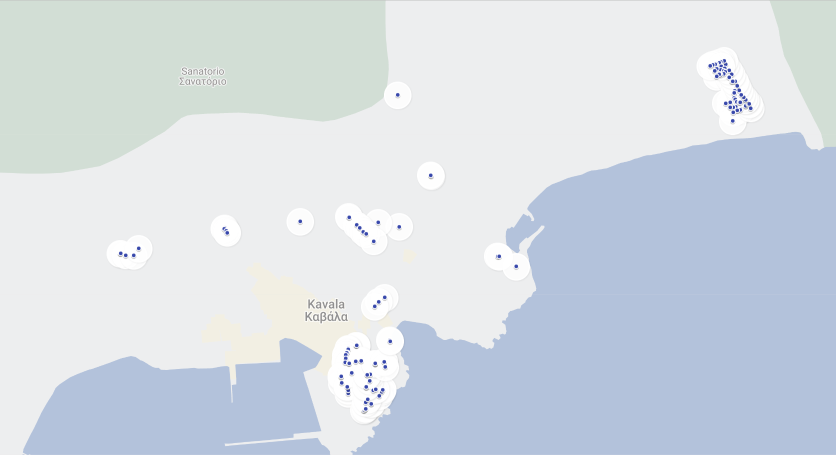
#> input picture optimal_route_files/kavala_map.png, 1672 x 910 px (shown at 1/2 size)
$ jupyter execute --allow-errors optimal_route.ipynb
#> lines starting #> are read from the running program, lines starting #| are printed output that depends on the picture
## Αλγόριθμος βελτιστοποίησης για τη δρομολόγηση απορριμματοφόρων στην πόλη της Καβάλας (Ant Colony Optimization):

Στο μάθημα "Αλγόριθμοι Βελτιστοποίησης-2023" Του ΔΙΠΑΕ Πληροφορικής ζητήθηκε απο την ομάδα μας να επιλυθεί το παρακάτω πρόβλημα:

> Βρείτε το βέλτιστο δρομολόγιο ενός απορριμματοφόρου που διέρχεται από τους κάδους της περιοχής που σας αντιστοιχεί. Σε κάθε ομάδα αντιστοιχεί ένας χάρτης, σε μορφή .kml, με τις θέσεις των κάδων απορριμάτων ανά περιοχή, τον οποίο μπορείτε να κατεβάσετε.

# Διατύπωση προβλήματος βελτιστοποίησης:
Το πρόβλημα αντιμετωπίζεται ως πρόβλημα δρομολόγησης ενός απορριμματοφόρου μεταξύ των κάδων απορριμάτων. Συγκεκριμένα, η εργασία σας είναι να βρείτε τη βέλτιστη διαδρομή που οδηγεί το απορριμματοφόρο από το ένα σημείο (κάδος απορριμάτων) στο άλλο, περνώντας από όλους τους κάδους της περιοχής μας. Στόχος είναι να ελαχιστοποιήσουμε την απόσταση που διανύει το απορριμματοφόρο, προσδιορίζοντας έτσι τη βέλτιστη διαδρομή.

Στους ACO αλγορίθμους, το κάθε μυρμήγκι προσπαθεί να βρει μια βέλτιστη λύση στο πρόβλημα. Για να γίνει αυτό το πρόβλημα μας πρέπει να μετατραπεί σε έναν γράφο με βάρη και να βρεθεί η κοντινότερη διαδρομή πάνω σε αυτό. Σε κάθε επανάληψη το πρώτο βήμα είναι το κάθε μυρμήγκι να βρει μία λύση για το πρόβλημα μας (Μια πιθανή διαδρομή για το πρόβλημα μας). Στο δεύτερο βήμα συγκρίνονται οι λύσεις που βρήκαν τα μυρμήγκια. Στο τρίτο και τελευταίο βήμα είναι να γίνει update η φερμόνη σε κάθε σημείο.

Ψευδοκώδικας :

Επιλογή επόμενου node :

Για να γίνει επιλογή του επόμενου βήματος το κάθε μυρμήγκι παίρνει σαν παραμέτρους την απόσταση του node και το επίπεδο φερομόνης του επόμενου node.

Σε κάθε επανάληψη το μυρμήγκι δημιουργεί ένα set εφικτών επεκτάσεων(μια λίστα με πιθανότητες) και προχωρά σε ένα επόμενο node ανάλογα με την πιθανότητα του.

Ο μαθηματικός τύπος που χρησιμοποιείτε για την επιλογή του επόμενου βήματος είναι ο εξής

Οπού :
Txy είναι η ποσότητα της φερομόνης που μεταφέρθηκε
x είναι μια παράμετρος επιρροής για το Txy.
Hxy είναι συνήθως είναι 1/dxy οπού d είναι η απόσταση του επόμενου node

Ανανέωση φερομόνης :

Η φερομόνη γίνεται update στο τέλος όταν κάθε μυρμήγκι βρήκε μια πιθανή λύση οπού τα επίπεδα της φερομόνης αυξάνονται ή μειώνονται ανάλογα εάν ήταν καλές ή κακές λύσεις.

Ένας γενικός κανόνας για την ανανέωση της φερομόνης είναι ο εξής :

Οπού Txy :

Είναι η ποσότητα φερομόνης που κατατέθηκε από την κατάσταση x-> y
r είναι ένας συντελεστής εξάτμισης.
M είναι ο αριθμός τον μυρμηγκιών
Δktkxy είναι ένα function της μορφής :

Οπού Q είναι ένας σταθερός αριθμός και Lk είναι το κόστος της λύσης, δηλαδή η συνολική απόσταση.

# Επεξήγηση επιλογής αλγορίθμου βελτιστοποίησης:
Ο αλγόριθμος που επιλέχθηκε είναι ο Ant Colony Optimization (ACO). Άλλοι αλγόριθμοι όπως ο Γραμμικός Προγραμματισμός, Ακέραιος Προγραμματισμός, Μη Γραμμικός Προγραμματισμός, Στοχαστικές Μέθοδοι, Μεταευριστικές (π.χ. Γενετικοί Αλγόριθμοι) και Δυναμικός Προγραμματισμός μπορεί να έχουν δυνατότητα εφαρμογής, άλλα ο ACO μπορεί να εφαρμοστεί ποιο εύκολα, αφού και ήδη τον είδαμε σε πρόβλημα του πλανόδιου πωλητή που είναι παρόμοιο με το πρόβλημα που πρέπει να λύσουμε τώρα, και σε σχέση με τον αλγόριθμο του πλανόδιου πωλητή, ο ACO είναι πιο αποδοτικός με τον αριθμό των κόμβων που πρέπει να επισκεφτεί ο αλγόριθμος σε αυτό το πρόβλημα.

# Κώδικας:
Αρχικά οι βιβλιοθήκες που θα χρησιμοποιήσουμε...

[cell 1]
import xml.etree.ElementTree as ET

import matplotlib.pyplot as plt
import numpy as np
import scipy
import seaborn as sns
from matplotlib import image as mpimg
from tqdm import tqdm
from sklearn.cluster import KMeans

Πρώτα απο το KML αρχείο θα κάνουμε extract τα σημεία και θα τα αποθηκεύσουμε σε ενα dictionary με keys τα ονόματα των σημείων και values τις συντεταγμένες τους. Θα χρησιμοποιήσουμε την xml library για να κάνουμε parse το KML αρχείο. Γραφούμε τη συνάρτηση parse_kml_file που θα κάνει αυτή τη δουλειά.

[cell 2]
def parse_kml_file(file_path: str) -> dict:
    placemarks = {}
    try:
        # Parse the KML file
        tree = ET.parse(file_path)
        root = tree.getroot()

        # Find all Placemark elements in the KML
        placemark_elements = root.findall(".//{http://www.opengis.net/kml/2.2}Placemark")

        # Process each Placemark and extract relevant information
        for placemark_element in placemark_elements:
            # Extract the necessary information from the Placemark
            name = placemark_element.find(".//{http://www.opengis.net/kml/2.2}name").text
            coord_string = placemark_element.find(".//{http://www.opengis.net/kml/2.2}coordinates").text

            # Add the placemark to the dictionary with name as the key and [lat, long] list as the value
            placemarks[name] = [float(i) for i in coord_string.split(",")][:2]

    except (ET.ParseError, FileNotFoundError) as e:
        # Handle potential exceptions that may occur during parsing
        print("Error parsing KML file:", e)

    return placemarks

Αποθηκεύουμε τα σημεία σε μια μεταβλητή και σε δύο άλλες μεταβλητές θα αποθηκεύσουμε τα ονόματα των σημείων και τις συντεταγμένες τους.

[cell 3]
bins_file_path = "Stena_Panagia___Stena_Profiti_Ilia___Nekrotafeia.kml"
bins_kavala = parse_kml_file(bins_file_path)

bin_names = list(bins_kavala.keys())
bin_points = list(bins_kavala.values())

Στη συνέχεια θα εμφανίσουμε τα σημεία με ένα scatter plot για να δούμε την κατανομή. Θα χρησιμοποιήσουμε τη matplotlib για να κάνουμε το plot.

[cell 4]
plt.scatter([i[0] for i in bin_points], [i[1] for i in bin_points])
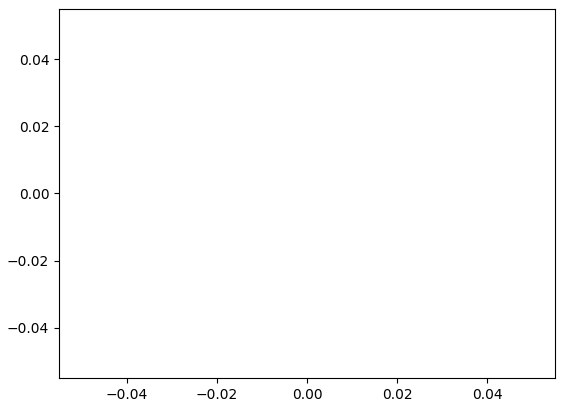
#> figure drawn by matplotlib, 1 panel

Μπορούμε να ορίσουμε μια συνάρτηση που θα εμφανίζει τα σημεία σε ένα χάρτη. Θα χρησιμοποιήσουμε τη matplotlib.image για να διαβάσουμε την εικόνα του χάρτη.

[cell 5]
kavala_map = mpimg.imread("optimal_route_files/kavala_map.png")
#> kavala_map is the input picture: shape (910, 1672, 4) float32; mean R, G, B, A 0.84, 0.86, 0.897, 1

Μετά θα φτιάξουμε μια συνάρτηση που θα εμφανίζει τα σημεία στο χάρτη. Θα χρησιμοποιήσουμε τη matplotlib.pyplot για να κάνουμε το plot. Ορίζουμε τη συνάρτηση show_map_points που θα κάνει αυτή τη δουλειά. Είναι απαραίτητο να κάνουμε τις απαραίτητες μετατοπίσεις στον άξονα x και y για να εμφανίζονται σωστά τα σημεία στο χάρτη. Μπορούμε πολύ εύκολα έχοντας δύο γνωστά σημεία στον χάρτη και τις αντίστοιχες συντεταγμένες τους να βρούμε την εξίσωση της ευθείας που τα ενώνει και μετά να βρούμε τις συντεταγμένες του σημείου που θέλουμε να εμφανίσουμε στο χάρτη.

Η σχέσεις που χρησιμοποιήσαμε εμείς είναι η εξής:
Για τα Χ:

Για τα Υ:

(δεν είναι απόλυτα ακριβής αλλά είναι αρκετά κοντά για να έχουμε μία καλή εικόνα)

Αρα η συνάρτηση θα είναι η εξής:

[cell 6]
def show_map_points(path, w=12, h=8):
#> called with w = 12, h = 8
    plt.figure(figsize=(w,h))
    plt.imshow(kavala_map)
    for i in range(len(path)):
        x_c = 29140.7* path[i][0] - 710754
        y_c = 1.58139 * 10**6 - 38614.2*path[i][1]
        plt.scatter(x_c, y_c, c ='y', marker='*', s=100)
    plt.show()

Μπορούμε τώρα να εμφανίσουμε τα σημεία στο χάρτη.

[cell 7]
show_map_points(bin_points)

Μία καλή αρχή για την επίλυση του προβλήματος είναι να υπολογίσουμε την απόσταση μεταξύ δύο σημείων. Θα χρησιμοποιήσουμε τη συνάρτηση distance.euclidean της scipy για να υπολογίσουμε την απόσταση μεταξύ δύο σημείων. Ορίζουμε τη συνάρτηση distance που θα κάνει αυτή τη δουλειά.

[cell 8]
def distance(p1, p2):
    return scipy.spatial.distance.euclidean(p1, p2)

Παραδείγματα χρήσης της συνάρτησης distance:

[cell 9]
print(distance([0,0],[3,4]))

Το οποίο ισχύει γιατί η απόσταση μεταξύ των σημείων (0,0) και (3,4) είναι 5.

Θα χρειαστεί να υπολογίσουμε την απόσταση μεταξύ όλων των σημείων. Θα χρησιμοποιήσουμε τη συνάρτηση distance για να υπολογίσουμε την απόσταση μεταξύ όλων των σημείων. Αυτό θα το κάνουμε με τη χρήση της συνάρτησης distance_matrix της scipy. Ορίζουμε τη συνάρτηση distance_matrix που θα κάνει αυτή τη δουλειά.

[cell 10]
def distance_matrix(points):
    dist_array = scipy.spatial.distance_matrix(points, points)
    return dist_array

Παράδειγμα χρήσης της συνάρτησης distance_matrix με τα σημεία των κάδων απορριμμάτων, χρησιμοποιώντας τη βιβλιοθήκη seaborn για να εμφανίσουμε τον πίνακα απόστασης:

#> (a cell that did not finish here is left out)

 Στον αλγόριθμο Ant Colony Optimization θα χρειαστούμε των πίνακα αντιστρόφως των αποστάσεων. Ορίζουμε τη συνάρτηση inverse_distance_matrix που θα κάνει αυτή τη δουλειά. Όταν οι αποστάσεις είναι μηδενικές όταν τα σημεία είναι το ίδιο. Στην περίπτωση αυτή γίνεται διαίρεση με το 0. Το διορθώνουμε ορίζοντας τη διαγώνιο σε 1 πριν τη διαίρεση και μετά ξανά σε 0.

[cell 12]
# [12 lines left out: function inverse_distance_matrix, not called in this run]

Θα ξεκινήσουμε ορίζοντας μία κλάση Ant που θα αναπαριστά τα μυρμήγκια που θα χρησιμοποιήσουμε στον αλγόριθμο Ant Colony Optimization. Η κλάση θα έχει τα εξής χαρακτηριστικά:
- position: η θέση του μυρμηγκιού
- n_locations: ο αριθμός των σημείων του προβλήματος
- places_visited: η λίστα με τα σημεία που έχει επισκεφτεί το μυρμήγκι
- places_left: η λίστα με τα σημεία που έχει να επισκεφτεί το μυρμήγκι
- tour_cost: το κόστος της διαδρομής του μυρμηγκιού
- pheromone_graph: πίνακας με την ποσότητα φερομόνης που αντιστοιχεί σε κάθε πιθανό ζευγάρι σημείων του δικτύου.

Επιπλέον, η Ant περιέχει και τις παρακάτω συναρτήσεις:
- ant_trip: η συνάρτηση που υλοποιεί μία ολοκληρωμένη διαδρομή (σε κάθε επανάληψη του αλγορίθμου)
- get_next_destination: η συνάρτηση που επιλέγει το επόμενο σημείο που θα επισκεφτεί το μυρμήγκι
- update_pheromone_graph: η συνάρτηση που ενημερώνει τον πίνακα φερομόνης μετά από μία διαδρομή
- flush: επαναρχικοποιεί τα δεδομένα του αντικειμένου (ώστε να είναι έτοιμα για την επόμενη επανάληψη)

[cell 13]
class Ant:
    # [27 lines left out: functions __init__, ant_trip, get_next_destination, not called in this run]

    def update_pheromone_graph(self, q):
        for i, j in zip(self.places_visited[:-1], self.places_visited[1:]):
            self.phero_graph[i, j] = q / self.tour_cost

    # [7 lines left out: function _initialize, not called in this run]

    def flush(self):
        self._initialize()

Ορίζουμε τη συνάρτηση ant_colony_optimization που υλοποιεί τον αλγόριθμο Ant Colony Optimization. Η συνάρτηση θα έχει τα εξής ορίσματα:
- points: οι συντεταγμένες των σημείων του προβλήματος
- n_ants: ο αριθμός των μυρμηγκιών που θα χρησιμοποιηθούν
- n_iterations: ο αριθμός των επαναλήψεων του αλγορίθμου
- alpha: ο παράγοντας που ελέγχει την επιρροή της ποσότητας φερομόνης στην επιλογή του επόμενου σημείου
- beta: ο παράγοντας που ελέγχει την επιρροή της απόστασης στην επιλογή του επόμενου σημείου
- evapo_coef: ο ρυθμός εξάτμισης της φερομόνης

Η συνάρτηση θα επιστρέφει τον πίνακα των συντεταγμένων των σημείων της βέλτιστης διαδρομής, τον πίνακα της βέλτιστης διαδρομής και το κόστος της βέλτιστης διαδρομής.

Αναλυτική επεξήγηση της συνάρτησης:
- Υπολογίζουμε τους πίνακες απόστασης και αντίστροφης απόστασης
- Αρχικοποιούμε τον πίνακα της φερομόνης με την τιμή phero_init
- Αρχικοποιούμε τον πίνακα των μυρμηγκιών ants με τυχαίες θέσεις
- Το Q είναι η σταθερά που χρησιμοποιείται για την ενημέρωση του πίνακα της φερομόνης, ορίζεται ως το αντίστροφο του κόστους της βέλτιστης διαδρομής επειδή θέλουμε να αυξάνεται η φερομόνη όσο μικραίνει το κόστος της διαδρομής

[cell 14]
def ant_colony_optimization(points, n_ants, num_iter, alpha=1, beta=1, evapo_coef=0.5):
    # compute (once) the distance matrices
    dist_mat = distance_matrix(points)
    inv_dist_mat = inverse_distance_matrix(points)

    n_locations = len(points)  # total number of points
    ants = [Ant(n_locations) for _ in range(n_ants)]  # ant colony

    # determine initial pheromone value
    phero_init = (inv_dist_mat.mean()) ** (beta / alpha)
    g_phero_graph = np.full((n_locations, n_locations), phero_init)  # pheromone matrix (arbitrary initialization)
    # determine scaling coefficient "Q"
    [ant.ant_trip(g_phero_graph, dist_mat, inv_dist_mat, 1) for ant in ants]
    best_ant = np.argmin([ant.tour_cost for ant in ants])  # ant that scored best in this iteration
    q = ants[best_ant].tour_cost * phero_init / (0.1 * n_ants)

    best_path_length = ants[best_ant].tour_cost
    best_path = ants[best_ant].places_visited.copy()

    monitor_costs = []

    for _ in tqdm(np.arange(num_iter)):

        [ant.ant_trip(g_phero_graph, dist_mat, inv_dist_mat, q) for ant in ants]
        g_phero_graph = update_pheromones(g_phero_graph, ants, evapo_coef).copy()

        iteration_winner = np.argmin([ant.tour_cost for ant in ants])  # ant that scored best in this iteration
        best_path_iteration = ants[iteration_winner].places_visited

        # update global best if better
        if best_path_length > ants[iteration_winner].tour_cost:
            best_path = best_path_iteration.copy()
            best_path_length = ants[iteration_winner].tour_cost

        monitor_costs.append(best_path_length)

        [ant.flush() for ant in ants]

    return best_path, monitor_costs

Όπως είδαμε, οι πιθανότητες για την επιλογή του επόμενου σημείου στη διαδρομή ενός μυρμηγκιού εξαρτώνται και από την ποσότητα φερομόνης που υπάρχει σε κάθε τμήμα του μονοπατιού. Οι ποσότητες αυτές είναι αποθηκευμένες σε έναν πίνακα, ο οποίος θα ανανεώνεται κάθε φορά που ένα μυρμήγκι ολοκληρώνει μια διαδρομή. Η ανανέωση αυτή λαμβάνει υπόψη:

- την αλληλουχία των σημείων που συνθέτουν τη διαδρομή.
- το συνολικό μήκος της διαδρομής (όσο πιο σύντομη, τόσο καλύτερη, επομένως εναποτίθεται περισσότερη φερομόνη, ώστε η διαδρομή να φαίνεται ελκυστική στα υπόλοιπα μυρμήγκια).
- τον συντελεστή εξάτμισης της φερομόνης (λειτουργεί σαν "μνήμη" του συστήματος).

Γράφουμε τώρα τη συνάρτηση ανανέωσης φερομόνης:

[cell 15]
# [10 lines left out: function update_pheromones, not called in this run]

Τώρα μπορούμε να τρέξουμε τον αλγόριθμο και να αποθηκεύσουμε την καλύτερη διαδρομή που βρέθηκε σε ένα μεγάλο χρονικό διάστημα:

#> (a cell that did not finish here is left out)

Για να εμφανίσουμε τη διαδρομή, θα χρειαστούμε την αρχική σειρά των σημείων, η οποία είναι αποθηκευμένη στη λίστα `bin_points` και τη σειρά του καλύτερου μονοπατιού, το οποίο είναι αποθηκευμένο στη λίστα `best_path_order`. Ας ορίσουμε μια συνάρτηση που θα εμφανίζει το μονοπάτι και την εξέλιξη του μήκους (cost) του κατά τη διάρκεια του αλγορίθμου:

[cell 17]
# [13 lines left out: function plot_map, not called in this run]

Και τώρα μπορούμε να εμφανίσουμε το αποτέλεσμα:

#> (a cell that did not finish here is left out)

Το τελικό κόστος της διαδρομής είναι:

#> (a cell that did not finish here is left out)

Τέλος, μπορούμε να εμφανίσουμε και το μονοπάτι πάνω στον χάρτη της Καβάλας, θα χρειαστούμε μία καινούργια συνάρτηση, θα χρησιμοποιήσουμε ξανά τις σχέσεις που ορίσαμε προηγουμένως στη συνάρτηση show_map_points() :

[cell 20]
# [28 lines left out: function plot_path_on_map, not called in this run]

Τέλος, μπορούμε να εμφανίσουμε το μονοπάτι πάνω στον χάρτη της Καβάλας:

#> (a cell that did not finish here is left out)

Και για να εμφανίσουμε το μονοπάτι με βάση τα ονόματα των σημείων:

#> (a cell that did not finish here is left out)

Ας προσθέσουμε στο πρόβλημα έναν περιορισμό να μειώσουμε τις επαναλήψεις για να μήν αργεί τόσο πολύ:

#> (a cell that did not finish here is left out)

print(costs[-1])

Μία βελτιστοποίηση που θα μπορούσαμε να κάνουμε είναι μία ομαδοποίηση και να βρούμε μονοπάτια για κάθε ομάδα ξεχωριστά. Αυτό θα μπορούσε να γίνει με τη χρήση του αλγορίθμου k-means. Ας δούμε πως θα μπορούσαμε να το κάνουμε αυτό:

Αρχικά, θα πρέπει να ομαδοποιήσουμε τα σημεία. Με το μάτι φαίνεται οτι θα ταίριαζαν 3 ομάδες, οπότε θα χρησιμοποιήσουμε τον αλγόριθμο k-means με k=4 (θα ενώσουμε τη 3η και 4η ομάδα σε μία)

Θα χρησιμοποιήσουμε τη Cluster συνάρτηση της βιβλιοθήκης sklearn για να ομαδοποιήσουμε τα σημεία:

#> (a cell that did not finish here is left out)

Πρέπει να παραμετροποιήσουμε τη show_map_points() για να μπορούμε να εμφανίσουμε τα σημεία ομαδοποιημένα:

[cell 25]
# [19 lines left out: function show_map_points2, not called in this run]

Ας εμφανίσουμε τα σημεία ομαδοποιημένα χρησιμοποιώντας την καινούρια show_map_points():

#> (a cell that did not finish here is left out)

Θα εφαρμόσουμε την ομαδοποίηση μόνο στην παναγία και στα νεκροταφεία αφού αυτά είναι τα πιο ομαδοποιημένα σημεία και τα άλλα δύο clusters θα τα πάρουμε μαζί:

Θα χρειαστεί να αλλάξουμε λίγο την κλάση Ant και τη συνάρτηση ant_colony_optimization() για να μπορούμε να ορίσουμε starting και ending point έτσι ώστε αντί να αρχικοποιούνται τυχαία, να αρχικοποιούνται τα μισά από την αρχή και τα μισά από το τελευταίο point έτσι θα πετύχουμε να μπορούμε κατά έναν βαθμό να ελέγχουμε το μονοπάτι που θα βρεθεί, έτσι ώστε μετά να τα ενώσουμε:

[cell 27]
class Ant2:
    # [29 lines left out: functions __init__, ant_trip, get_next_destination, not called in this run]

    def update_pheromone_graph(self, q):
        for i, j in zip(self.places_visited[:-1], self.places_visited[1:]):
            self.phero_graph[i, j] = q / self.tour_cost

    # [8 lines left out: function _initialize, not called in this run]

    def flush(self):
        self._initialize()

# [39 lines left out: function ant_colony_optimization2, not called in this run]

Τώρα θα επιλέξουμε τα σημεία που θα ήταν ιδανικά με το μάτι για να είναι τα starting και ending points για κάθε cluster.
Για το μονοπάτι τις Παναγίας θα επιλέξω τον κάδο 1963(αριστερά) και τον κάδο 1921(δεξιά).
Για το μονοπάτι νεκροταφεία θα επιλέξω τον κάδο 1917(κάτω) και τον κάδο 1878(πάνω).
Για το μονοπάτι της υπόλοιπης Καβάλας θα επιλέξω τον κάδο 1941(αριστερά) και τον κάδο 1935(δεξιά).

Τώρα που έχουμε τα σημεία ομαδοποιημένα, μπορούμε να βρούμε τα μονοπάτια για κάθε ομάδα ξεχωριστά. Αρχικά θα τα χωρίσουμε σε ξεχωριστά arrays.

[cell 28]
nekrotafia_cluster = []
panagia_cluster = []
nekrotafia_cluster_names = []
panagia_cluster_names = []
rest_of_kavala =[]
rest_of_kavala_names =[]

for i in range(len(bin_points)):
    if kmeans.labels_[i] == 0:
        nekrotafia_cluster.append(bin_points[i])
        nekrotafia_cluster_names.append(bin_names[i])
    elif kmeans.labels_[i] == 1:
        panagia_cluster.append(bin_points[i])
        panagia_cluster_names.append(bin_names[i])
    else:
        rest_of_kavala.append(bin_points[i])
        rest_of_kavala_names.append(bin_names[i])

Τώρα ας συγκρίνουμε τα αποτελέσματα με Clustering και χωρίς Clustering.

#> (a cell that did not finish here is left out)
